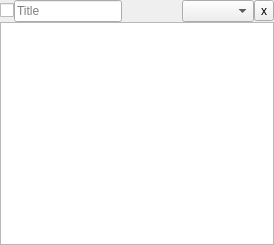
<?xml version="1.0" encoding="UTF-8"?>
<ui version="4.0">
 <class>EntryWidget</class>
 <widget class="QWidget" name="EntryWidget">
  <property name="geometry">
   <rect>
    <x>0</x>
    <y>0</y>
    <width>274</width>
    <height>245</height>
   </rect>
  </property>
  <property name="windowTitle">
   <string>Form</string>
  </property>
  <layout class="QVBoxLayout" name="verticalLayout">
   <property name="spacing">
    <number>0</number>
   </property>
   <property name="margin">
    <number>0</number>
   </property>
   <item>
    <layout class="QHBoxLayout" name="horizontalLayout">
     <item>
      <widget class="QCheckBox" name="selectBox">
       <property name="sizePolicy">
        <sizepolicy hsizetype="Maximum" vsizetype="Fixed">
         <horstretch>0</horstretch>
         <verstretch>0</verstretch>
        </sizepolicy>
       </property>
       <property name="layoutDirection">
        <enum>Qt::RightToLeft</enum>
       </property>
       <property name="text">
        <string/>
       </property>
      </widget>
     </item>
     <item>
      <widget class="QLineEdit" name="titleText">
       <property name="text">
        <string/>
       </property>
       <property name="placeholderText">
        <string>Title</string>
       </property>
      </widget>
     </item>
     <item>
      <spacer name="spacer">
       <property name="orientation">
        <enum>Qt::Horizontal</enum>
       </property>
       <property name="sizeHint" stdset="0">
        <size>
         <width>40</width>
         <height>20</height>
        </size>
       </property>
      </spacer>
     </item>
     <item>
      <widget class="QComboBox" name="colorPicker">
       <property name="editable">
        <bool>false</bool>
       </property>
      </widget>
     </item>
     <item>
      <widget class="QToolButton" name="btnDelete">
       <property name="text">
        <string>x</string>
       </property>
      </widget>
     </item>
    </layout>
   </item>
   <item>
    <widget class="QPlainTextEdit" name="textBox"/>
   </item>
  </layout>
 </widget>
 <resources/>
 <connections/>
</ui>
